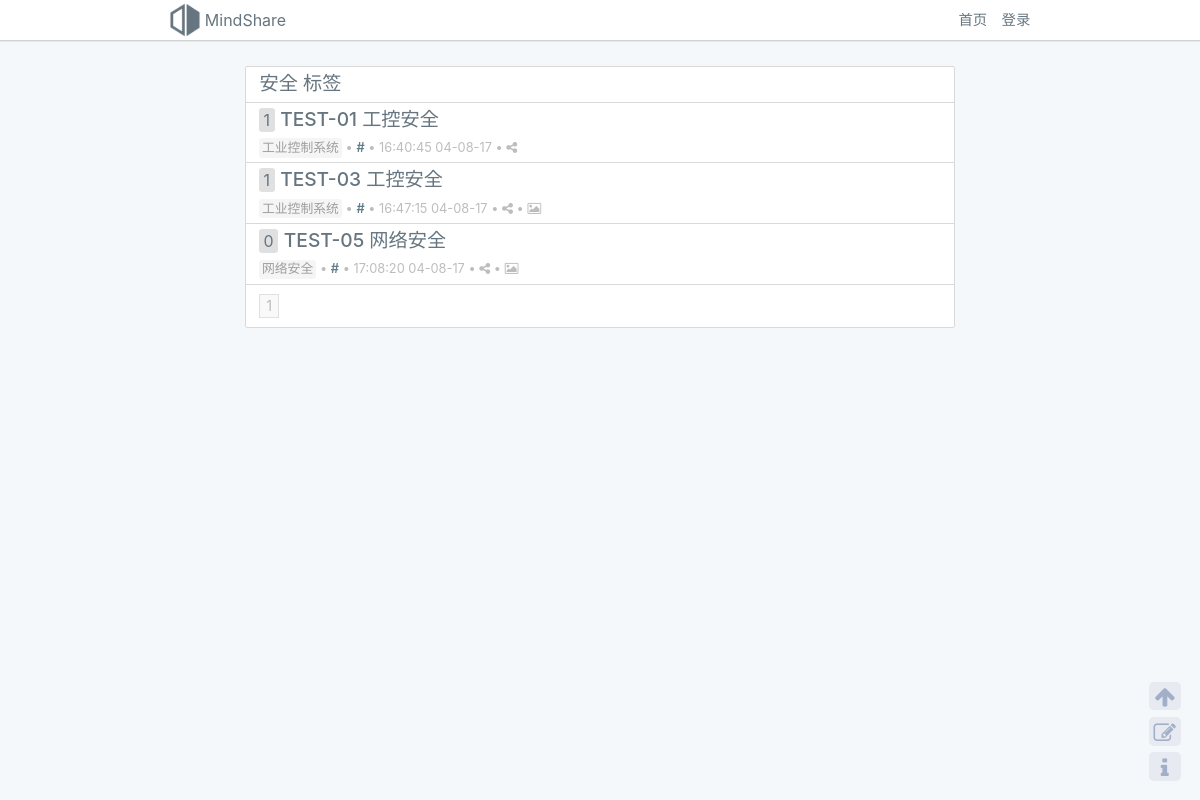
The app's page /mind/tag/30/page/ with its own data.
### mindmap/models.py (models this page shows, shortened)
class Tag(models.Model):
    title = models.CharField('标题', max_length=30)
    cnt = models.IntegerField('属于该标签记录数量', default=0)

class MindMap(models.Model):
    title = models.CharField('标题', max_length=50)
    description = models.CharField('描述', max_length=1000, blank=True)
    img = models.ImageField('图片', upload_to='img/%Y/%m/%d/', blank=True, null=True)
    mindmap = models.FileField('思维导图文件', upload_to='file/%Y/%m/%d/', blank=True, null=True)
    public = models.BooleanField('是否公开', default=True)
    tags = models.ManyToManyField(Tag)
    category = models.ForeignKey(Category, null=True, blank=True)
    author = models.ForeignKey(User, null=True, default=1)
    share = models.URLField('分享地址', max_length=300, null=True, blank=True)
    vote = models.IntegerField('投票', default=0)
    visit = models.IntegerField('浏览', default=0)
    create_date = models.DateTimeField('创建时间', default=timezone.now, null=True)
    update_date = models.DateTimeField(verbose_name='最后更新时间', auto_now=True)
    def __str__(self):
        return self.title

class Category(models.Model):
    title = models.CharField('标题', max_length=30)
    parent = models.ForeignKey('Category', null=True, blank=True)

### mindmap/views/views_tag.py (the view)
# urls.py: url(r'mind/tag/(?P<tid>\d+)/page/(?P<page>\d+)?/?', views_tag.show_tag_page, name='mind-tag-page'),
def show_tag_page(request, tid, page=1):
    try:
        tag = Tag.objects.filter(id=tid).first()
        items = MindMap.objects.filter(tags__in=[tag]).order_by('-vote')
        print(items)
        context = {
            'title': '分类 - ' + tag.title,
            'items': items,
            'tag': tag,
            'pages': get_pages(items, cur_page=page, url_generator=tag_url_generator, tid=tid),
        }
        return render(request, 'mindmap/mind-tag.html', context)
    except Exception as e:
        print(e)
        traceback.print_exc()
    return return_404_page(request)

### mindmap/views/views_pagination.py (called while the page is built)
def get_pages(query_set, cur_page=1, count_per_page=COUNT_PER_PAGE, url_generator=None, **kwargs):
    try:
        cur_page = int(cur_page) if cur_page else 1
        page_list = Paginator(query_set, count_per_page)
        total_page_number = page_list.num_pages
        cur_page_number = max(0, min(cur_page, total_page_number))
        cur_page_items = page_list.page(cur_page_number)
        return PageInstance(total_page_number, cur_page_number, cur_page_items, url_generator, **kwargs)
    except Exception as e:
        print(e)
        traceback.print_exc()
        return PageInstance(0, 0, None)

    def init_page_items(self):
        _page_items_number = {1, self.total_page_number}
        for i in range(max(1, self.cur_page_number-3), min(self.cur_page_number+3, self.total_page_number)):
            _page_items_number.add(i)
        for page_number in _page_items_number:
            if len(self.page_items) > 0 and self.page_items[-1].number and page_number - self.page_items[-1].number > 1:
                self.page_items.append(PageItem(text='...', active=False))
            if page_number == self.cur_page_number:
                self.page_items.append(PageItem(number=page_number, active=False))
            elif self.url_generator:
                self.page_items.append(PageItem(url=self.url_generator(page_number, **self.kwargs), number=page_number))
            else:
                self.page_items.append(PageItem(number=page_number))

### templates/mindmap/mind-tag.html (shortened to what this page needs)
{% extends "mindmap/includes/base.html" %}
{% load staticfiles %}
{% block css %}
    <link rel="stylesheet" href="{% static 'mindmap/css/pagination.css' %}">
{% endblock %}
{% block body %}
    <div id="bodyContainer" class="container">
        <div id="midContainer" class="col-lg-8 offset-lg-2">
            <div class="container-box">
                <div class="container-box-item container-box-item-bottom">
                    <h1 class="my-title">{{ tag.title }} 标签</h1>
                </div>
                {% for mindmap in pages.cur_page_items %}
                    {% include 'mindmap/includes/_index_list_item.html' %}
                {% endfor %}
                <div class="container-box-item container-box-item-padding">
                    {% include 'mindmap/includes/_pagination.html' %}
                </div>
            </div>
        </div>
    </div>
{% endblock %}

### templates/mindmap/includes/_index_list_item.html
<div class="container-box-item container-box-item-bottom" id="divMindmap{{ mindmap.id }}">
    <a href="javascript: void(0)" title="投票" class="ol-badge" style="vertical-align: top;">{{ mindmap.vote }}</a>
    <a class="my-title my-title-a" style="margin-bottom: .6rem;" href="{% url 'mindmap:show-mind' mindmap.id %}">
        <span>{{ mindmap.title }}</span>
    </a>
    {% include 'mindmap/includes/_mind_info_panel.html' %}
</div>

### templates/mindmap/includes/_mind_info_panel.html (shortened to what this page needs)
<div class="info-panel">
    <a class="info-panel-item a-tag-light" title="查看分类" href="{% url 'mindmap:index-with-category' mindmap.category.id %}">{{ mindmap.category.title }}</a>
    <span class="info-panel-item">•</span>
    <a class="info-panel-item" title="用户主页" href="{% url 'mindmap:user-page-with-uid' mindmap.author.id 1 %}" style="font-weight: 600;">{{ mindmap.author.nickname}}</a>
    <span class="info-panel-item">•</span>
    <span class="info-panel-item">{{ mindmap.create_date|date:'H:i:s d-m-y' }}</span>
    {% if mindmap.share %}
        <span class="info-panel-item">•</span>
        <a href="{{ mindmap.share }}" title="查看分享" target="_blank" class="info-panel-item"><i class="fa fa-share-alt color-mid-grey" aria-hidden="true"></i></a>
    {% endif %}
    {% if mindmap.img %}
        <span class="info-panel-item">•</span>
        <a href="{{ mindmap.img.url }}" download="" title="下载图片" class="info-panel-item"><i class="fa fa-picture-o color-mid-grey" aria-hidden="true"></i></a>
    {% endif %}
</div>

### static/mindmap/css/common.css (style rules this page uses)
body { background-color: #f5f8fa; }
a { color: #607D8B; text-decoration: none; }
a:link { text-decoration: none; }
.a-tag-light { color: #9E9E9E; font-size: 0.8rem; border-radius: 0.2rem; vertical-align: middle; padding: .1rem .2rem; background-color: #F5F5F5; }
.container-box { border: 1px solid rgba(0, 0, 0, 0.15); border-radius: 0.15rem; background-color: white; }
.container-box-item { padding: .3rem .8rem; }
.container-box-item-bottom { border-bottom: 1px solid rgba(0, 0, 0, 0.15); }
.container-box-item-padding { padding: .6rem .8rem; }
#bodyContainer { margin-top: 1.5rem; }
.my-title { font-size: 1.2rem; line-height: 1.2rem; font-weight: 500; color: #66757f; display: inline-block; padding-left: .05rem; margin-bottom: .25rem; }
.info-panel { font-size: 0.8rem; color: #BDBDBD; line-height: 1rem; }
.info-panel-item { font-size: .8rem; text-align: center; vertical-align: middle; line-height: 1rem; white-space: nowrap; display: inline-block; }
.ol-badge { color: #66757f; padding: 0 .3rem; border-radius: .2rem; vertical-align: middle; text-align: center; display: inline-block; background-color: #E0E0E0; }
.color-mid-grey { color: #BDBDBD; }

### records on screen
Tag: title "安全"
MindMap: vote "1", title "TEST-01 工控安全", category "工业控制系统", author.nickname "#", create_date "16:40:45 04-08-17"
MindMap: vote "1", title "TEST-03 工控安全", category "工业控制系统", author.nickname "#", create_date "16:47:15 04-08-17"
MindMap: vote "0", title "TEST-05 网络安全", category "网络安全", author.nickname "#", create_date "17:08:20 04-08-17"

### other values on screen
{{ page.text }} "1"
